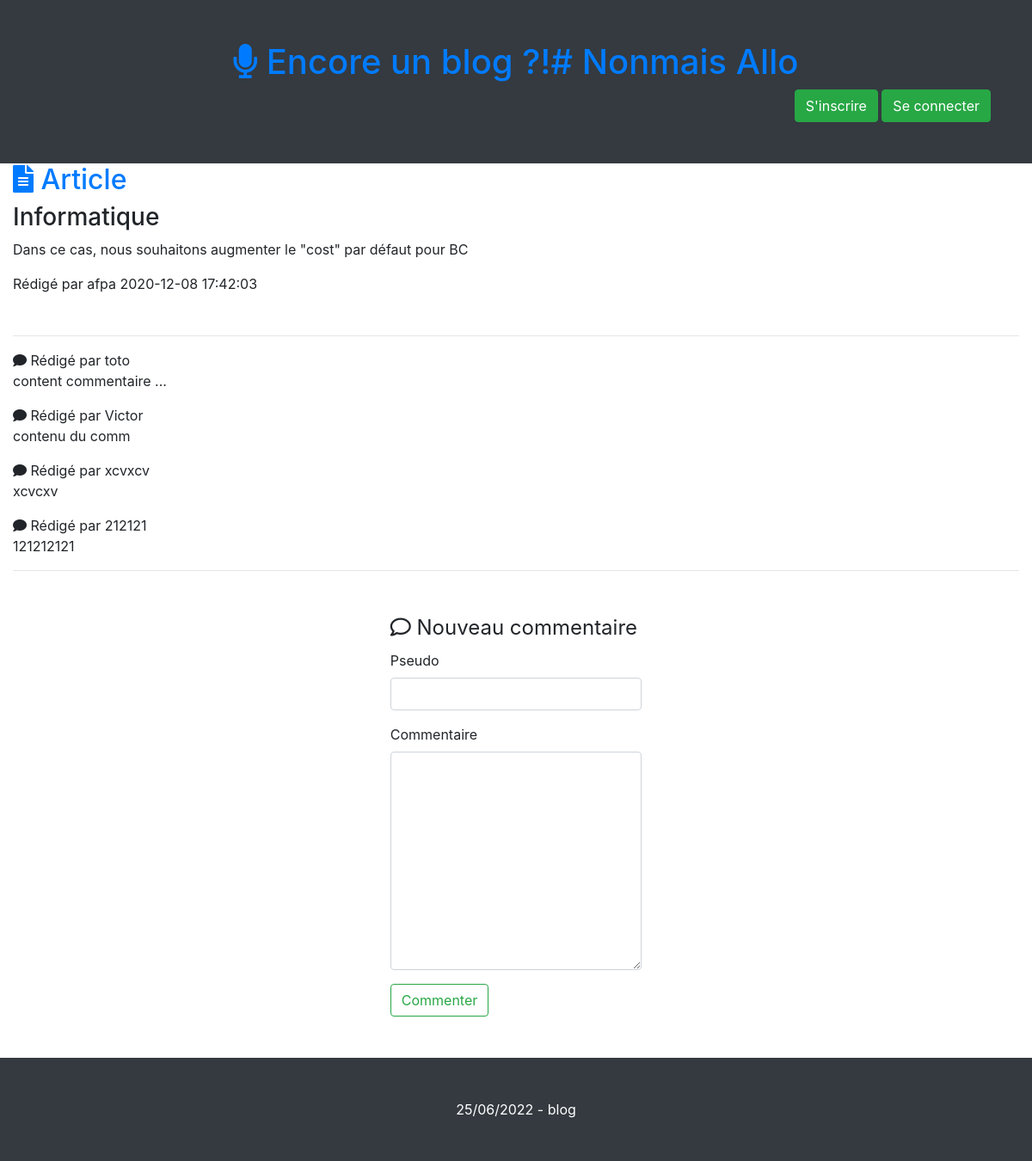
Screenshot of /index.php?action=article&id=1 with the database file from the repository.
### tables this page shows
CREATE TABLE IF NOT EXISTS `article` (
  `id` int(11) NOT NULL AUTO_INCREMENT,
  `titre` varchar(20) NOT NULL,
  `contenu` text NOT NULL,
  `date_creation` datetime NOT NULL DEFAULT CURRENT_TIMESTAMP,
  `auteur` int(10) NOT NULL,
  PRIMARY KEY (`id`),
  KEY `auteur` (`auteur`)
);

CREATE TABLE IF NOT EXISTS `auteur` (
  `id` int(11) NOT NULL AUTO_INCREMENT,
  `prenom` varchar(50) NOT NULL,
  `nom` varchar(20) NOT NULL,
  `login` varchar(20) NOT NULL,
  `mdp` varchar(100) NOT NULL,
  `date_inscription` datetime NOT NULL DEFAULT CURRENT_TIMESTAMP,
  `statut` varchar(10) NOT NULL DEFAULT 'user',
  PRIMARY KEY (`id`)
);

CREATE TABLE IF NOT EXISTS `commentaire` (
  `id` int(11) NOT NULL AUTO_INCREMENT,
  `pseudo` varchar(20) NOT NULL,
  `content` text NOT NULL,
  `article` int(10) NOT NULL,
  PRIMARY KEY (`id`),
  KEY `id_article` (`article`)
);

### inc/fonctions.php (called while the page is built, shortened)
<?php
include "classes/Commentaire.php";
include 'controller/InscriptionController.php';
include 'controller/ControllerArticle.php';
function render($page, $data = null){
     !empty($data) ? extract($data) : '';
     include 'vues/header.php';
     require "vues/".$page.".php";
     include 'vues/footer.php';
}

### modele/ModeleGenerique.php (called while the page is built, shortened)
<?php
class ModeleGenerique {
     function bd(){
          $pdo = new PDO("mysql:host=localhost; dbname=ilci_blog", 'root', '',[
              PDO::ATTR_ERRMODE => PDO::ERRMODE_EXCEPTION,
              PDO::ATTR_DEFAULT_FETCH_MODE => PDO::FETCH_ASSOC
          ]);
          $pdo->exec("SET NAMES UTF8");
          return $pdo;
      }
}

### modele/Modele.php (called while the page is built, shortened)
<?php
require 'classes/Article.php';
require 'classes/Auteur.php';
require 'modele/ModeleGenerique.php';
class Modele extends ModeleGenerique
{
    function getAuteur($id){
         $sql = $this->bd()->prepare("SELECT * FROM auteur WHERE id = :id ");
        $sql->execute(["id" => $id]);
        $res = $sql->fetch();
        $auteur = new Auteur($res['id'], $res['prenom'], $res['login'], $res['mdp'], $res['statut'], $res['date_inscription']);
        return $auteur;
    }
    function getArticle($id){
        $sql = "SELECT * FROM article WHERE id = ?";
        $result = $this->bd()->prepare($sql);
        $result->execute( [$id] );
        $article = $result->fetch();
        return new Article($article['id'], $article['titre'], $article['contenu'], $article['date_creation'], $article['auteur']);
    }
    function getComment($id){
        $sql = "SELECT * FROM commentaire WHERE article = ?";
        $result = $this->bd()->prepare($sql);
        $result->execute( [$id] );
        $tabComm = [];
        while($c = $result->fetch()){
           $tabComm[] = new Commentaire($c);
        }
        return $tabComm;
    }
}

### controller/ControllerArticle.php (called while the page is built, shortened)
<?php
class ControllerArticle
{
    private $modele;
    public function __construct()
    {
        $this->modele = new Modele();
    }
    function getArticle($id){
        return $this->modele->getArticle($id);
    }
    function getComment($id){
        return $this->modele->getComment($id);
    }
}

### classes/Article.php (called while the page is built, shortened)
<?php
class Article
{
    private $titre;
    private $contenu;
    private $date_creation;
    private $auteur;
    public function __construct( $id, $titre, $contenu, $date_creation, $auteur )
    {
        $this->titre = $titre;
        $this->contenu = $contenu;
        $this->date_creation = $date_creation;
        $this->auteur = $auteur;
    }
    public function getTitre()
    {
        return $this->titre;
    }
    public function getContenu()
    {
        return $this->contenu;
    }
    public function getDateCreation()
    {
        return $this->date_creation;
    }
    public function getAuteur()
    {
        return $this->auteur;
    }
}

### controller/InscriptionController.php (called while the page is built, shortened)
<?php
include 'modele/Modele.php';
class InscriptionController
{
    private $modele;
    public function __construct()
    {
        $this->modele = new Modele();
    }
     function getAuteur($id){
        return $this->modele->getAuteur($id);
    }
}

### classes/Auteur.php (called while the page is built, shortened)
<?php
class Auteur{
    private $prenom;
    public function __construct($id, $nom, $prenom, $login, $mdp, $statut, $date_inscription= null)
    {
        $this->prenom = $prenom;
    }
    public function getPrenom()
    {
        return $this->prenom;
    }
}

### classes/Commentaire.php (called while the page is built, shortened)
<?php
class Commentaire{
     private $pseudo;
     private $content;
     function __construct(array $data = null){
          foreach($data as $key => $valeur){
               $methodes =  "set".ucfirst($key);
          }
     }
    public function getPseudo()
    {
        return $this->pseudo;
    }
    public function setPseudo($pseudo): void
    {
        $this->pseudo = $pseudo;
    }
    public function getContent()
    {
        return $this->content;
    }
    public function setContent($content): void
    {
        $this->content = $content;
    }
}

### vues/article.php (the view, shortened to what this page needs)
<h2 class="text-primary">
<i class="fas fa-file-alt"></i> Article
</h2>
<h3> <?= $article->getTitre(); ?> </h3>
<p> <?= $article->getContenu(); ?> </p>
<p class="mb-5">
     Rédigé par
     <?= $controllerIns->getAuteur($article->getAuteur())->getPrenom(); ?>
     <?= $article->getDateCreation(); ?>
</p>
<?php if(!empty($comments)): ?>
     <hr id="ancreComment">
     <?php foreach($comments as $cle => $val): ?>
          <div class="my-3">
               <i class="fas fa-comment"></i>
               Rédigé par <?= $val->getPseudo(); ?>
               <p><?= $val->getContent() ?></p>
          </div>
     <?php endforeach; ?>
     <hr>
<?php endif; ?>
<div class="d-flex justify-content-center mt-5">
     <form action="" method="post" class="w-25">
          <fieldset>
               <legend><i class="far fa-comment"></i> Nouveau commentaire</legend>
               <div class="form-group">
               <label for="">Pseudo</label>
               <input type="text" name="pseudo" class="form-control">
          </div>
          <div class="form-group">
               <label for="">Commentaire</label>
               <textarea name="content" id="" cols="30" rows="10" class="form-control"></textarea>
          </div>
          <button type="submit" class="btn btn-outline-success">Commenter</button>
          </fieldset>
     </form>
</div>

### index.php (shortened to what this page needs)
<?php
require "inc/fonctions.php";
$controllerIns = new InscriptionController();
$controllerArt = new ControllerArticle();
$listeArticle = $controllerArt->listeArt();
if(isset($_GET['action'])){
    $action = $_GET['action'];
    if($action == 'inscription')
        render("inscription");
    elseif ($action == 'connection')
        render("connection");
    elseif ($action == 'deconnection'){
        session_destroy();
        header("Location: .");
    }elseif ($action == 'newArticle'){
        render("newArticle");
    }elseif ($action == 'article' && ctype_digit($_GET['id'])){
        $article = $controllerArt->getArticle($_GET['id']);
        $comments = $controllerArt->getComment($_GET['id']);
        render("article", array(
            "article" => $article,
            "controllerIns" => $controllerIns,
            "comments" => $comments));
    }
    else
        render("accueil", ["listeArticle" => $listeArticle, "controllerIns" => $controllerIns]);
}

### vues/header.php (shortened to what this page needs)
<!doctype html>
<html lang="fr">
<head>
    <link rel="stylesheet" href="https://stackpath.bootstrapcdn.com/bootstrap/4.5.2/css/bootstrap.min.css">
    <link rel="stylesheet" href="https://cdnjs.cloudflare.com/ajax/libs/font-awesome/5.15.1/css/all.min.css">
</head>
<body>
<header class="bg-dark p-5 container-fluid">
    <div class="text-center">
        <a href="./" class="text-center">
        <h1>
            <i class="fas fa-microphone"></i>
            Encore un blog ?!# Nonmais Allo
        </h1>
        </a>
    </div>
    <div class="text-right">
        <?php if(isset($_SESSION['auteur'])): ?>
            <?= unserialize($_SESSION['auteur'])->getStatut() == "admin" ? '<a href=""><i class="fas fa-cogs"></i> Administration</a>' : "" ?>
            <a class="btn btn-success" href="index.php?action=newArticle">New article</a>
            <a class="btn btn-danger" href="index.php?action=deconnection">Se déconnecter</a>
        <?php else: ?>
            <a class="btn btn-success" href="index.php?action=inscription">S'inscrire</a>
            <a class="btn btn-success" href="index.php?action=connection">Se connecter</a>
        <?php endif; ?>
    </div>
</header>
<main class="container-fluid">

### vues/footer.php (shortened to what this page needs)
</main>
<footer class="text-center text-white py-5 mt-5 bg-dark">
    <?= date('d/m/Y') ?> - blog
</footer>
</body>
</html>

### rows the page displays
article: titre "Informatique", contenu "Dans ce cas, nous souhaitons augmenter le \"cost\" par défaut pour BC", auteur.login "afpa", date_creation "2020-12-08 17:42:03"
commentaire: pseudo "toto", content "content commentaire ..."
commentaire: pseudo "Victor", content "contenu du comm"
commentaire: pseudo "xcvxcv", content "xcvcxv"
commentaire: pseudo "212121", content "121212121"
